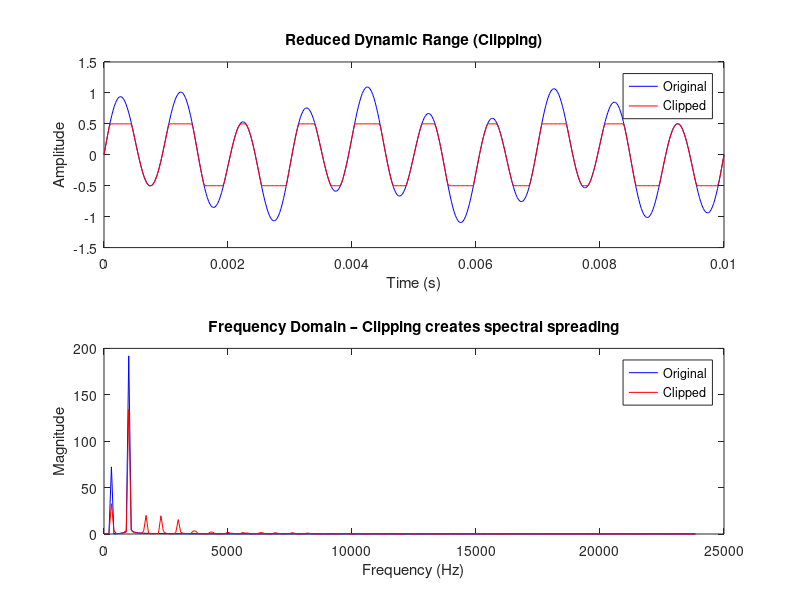
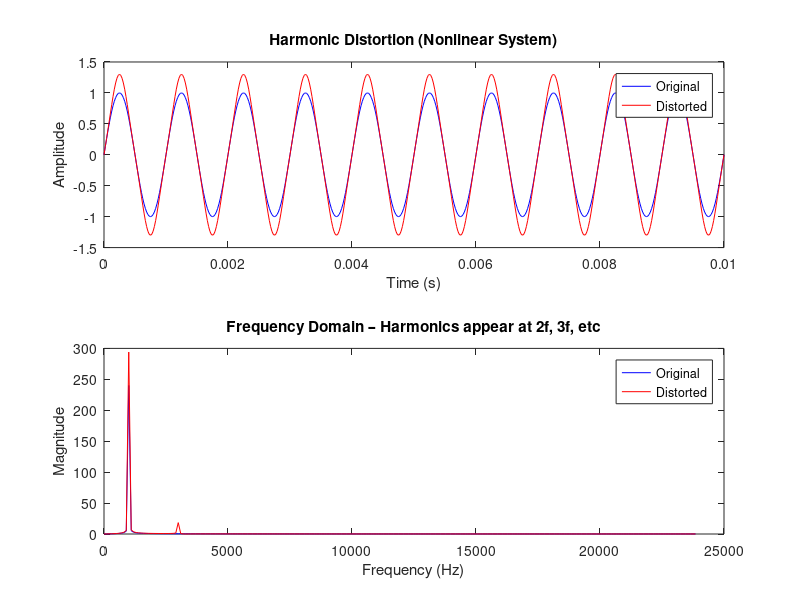
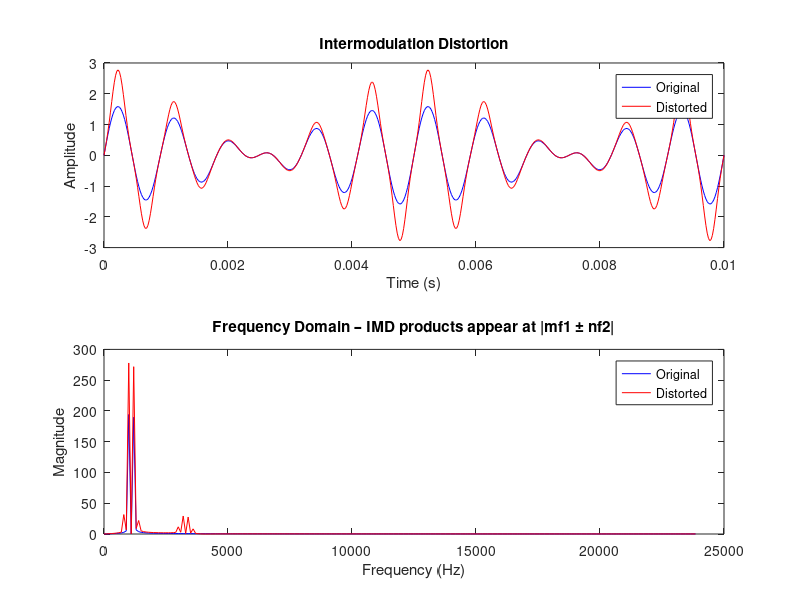

Write the MATLAB code that produced these figures, in order.
%% Distortion Consequences Visualization
clear; close all; clc;

fs = 48000;              % Sampling rate
t = 0:1/fs:0.01;         % Short time window for display

%% ------------------------------------------------------------
% 1. REDUCED DYNAMIC RANGE (Clipping)
%% ------------------------------------------------------------
x = 0.8*sin(2*pi*1000*t) + 0.3*sin(2*pi*300*t);   % Original signal
clipLevel = 0.5;
x_clip = max(min(x,clipLevel), -clipLevel);        % Hard clipping

% FFT
N = length(x);
f = (0:N-1)*(fs/N);
X  = abs(fft(x));
Xc = abs(fft(x_clip));

figure;
subplot(2,1,1)
plot(t,x, 'b'); hold on;
plot(t,x_clip,'r');
title('Reduced Dynamic Range (Clipping)');
xlabel('Time (s)');
ylabel('Amplitude');
legend('Original','Clipped');

subplot(2,1,2)
plot(f(1:N/2), X(1:N/2), 'b'); hold on;
plot(f(1:N/2), Xc(1:N/2), 'r');
title('Frequency Domain – Clipping creates spectral spreading');
xlabel('Frequency (Hz)');
ylabel('Magnitude');
legend('Original','Clipped');


%% ------------------------------------------------------------
% 2. HARMONIC DISTORTION
%% ------------------------------------------------------------
f0 = 1000;                         % Fundamental tone
x = sin(2*pi*f0*t);                % Clean tone
nonlinear = @(u) u + 0.3*u.^3;     % Cubic nonlinearity
x_harm = nonlinear(x);             % Harmonic distortion

% FFT
X  = abs(fft(x));
Xh = abs(fft(x_harm));

figure;
subplot(2,1,1)
plot(t, x, 'b'); hold on;
plot(t, x_harm,'r');
title('Harmonic Distortion (Nonlinear System)');
xlabel('Time (s)');
ylabel('Amplitude');
legend('Original','Distorted');

subplot(2,1,2)
plot(f(1:N/2), X(1:N/2), 'b'); hold on;
plot(f(1:N/2), Xh(1:N/2), 'r');
title('Frequency Domain – Harmonics appear at 2f, 3f, etc');
xlabel('Frequency (Hz)');
ylabel('Magnitude');
legend('Original','Distorted');


%% ------------------------------------------------------------
% 3. INTERMODULATION DISTORTION
%% ------------------------------------------------------------
f1 = 1000; 
f2 = 1200;
x = 0.8*sin(2*pi*f1*t) + 0.8*sin(2*pi*f2*t);   % Two-tone test signal
x_IMD = nonlinear(x);                          % Apply nonlinearity

% FFT
X  = abs(fft(x));
Xi = abs(fft(x_IMD));

figure;
subplot(2,1,1)
plot(t, x, 'b'); hold on;
plot(t, x_IMD,'r');
title('Intermodulation Distortion');
xlabel('Time (s)');
ylabel('Amplitude');
legend('Original','Distorted');

subplot(2,1,2)
plot(f(1:N/2), X(1:N/2), 'b'); hold on;
plot(f(1:N/2), Xi(1:N/2), 'r');
title('Frequency Domain – IMD products appear at |mf1 ± nf2|');
xlabel('Frequency (Hz)');
ylabel('Magnitude');
legend('Original','Distorted');
